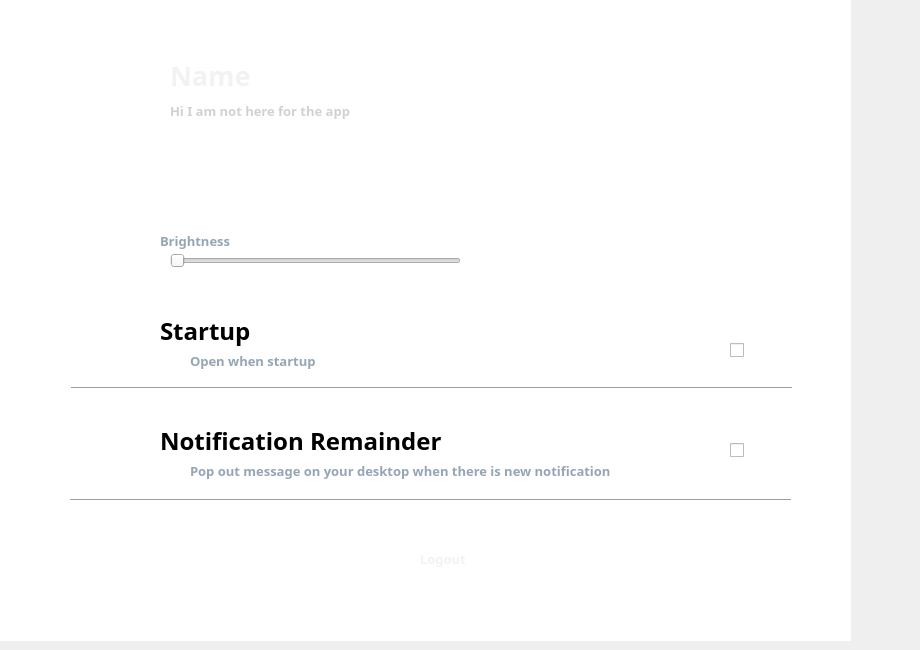
        <widget class="QWidget" name="settingpage_admin">
         <widget class="QLabel" name="style_6">
          <property name="geometry">
           <rect>
            <x>-54</x>
            <y>-45</y>
            <width>911</width>
            <height>281</height>
           </rect>
          </property>
          <property name="text">
           <string>&lt;html&gt;&lt;head/&gt;&lt;body&gt;&lt;p&gt;&lt;img src=&quot;:/admin/Admin/style3.png&quot;width=&quot;1000&quot; height=&quot;200&quot;/&gt;&lt;/p&gt;&lt;/body&gt;&lt;/html&gt;</string>
          </property>
         </widget>
         <widget class="QLabel" name="avatar_6">
          <property name="geometry">
           <rect>
            <x>30</x>
            <y>30</y>
            <width>131</width>
            <height>131</height>
           </rect>
          </property>
          <property name="text">
           <string>&lt;html&gt;&lt;head/&gt;&lt;body&gt;&lt;p&gt;&lt;img src=&quot;:/User/User/Avatar.png&quot; height=&quot;130&quot; weight=&quot;130&quot;/&gt;&lt;/p&gt;&lt;/body&gt;&lt;/html&gt;</string>
          </property>
         </widget>
         <widget class="QLabel" name="noticeTitle_2">
          <property name="geometry">
           <rect>
            <x>160</x>
            <y>420</y>
            <width>331</width>
            <height>41</height>
           </rect>
          </property>
          <property name="font">
           <font>
            <family>Bahnschrift SemiBold</family>
            <pointsize>18</pointsize>
            <weight>75</weight>
            <bold>true</bold>
           </font>
          </property>
          <property name="styleSheet">
           <string notr="true"/>
          </property>
          <property name="text">
           <string>Notification Remainder</string>
          </property>
         </widget>
         <widget class="QLabel" name="startupTitle_2">
          <property name="geometry">
           <rect>
            <x>160</x>
            <y>310</y>
            <width>201</width>
            <height>41</height>
           </rect>
          </property>
          <property name="font">
           <font>
            <family>Bahnschrift SemiBold</family>
            <pointsize>18</pointsize>
            <weight>75</weight>
            <bold>true</bold>
           </font>
          </property>
          <property name="styleSheet">
           <string notr="true"/>
          </property>
          <property name="text">
           <string>Startup</string>
          </property>
         </widget>
         <widget class="QPushButton" name="logoutBtn_2">
          <property name="geometry">
           <rect>
            <x>290</x>
            <y>530</y>
            <width>271</width>
            <height>61</height>
           </rect>
          </property>
          <property name="text">
           <string/>
          </property>
          <property name="icon">
           <iconset resource="images_and_icons/SignInRegPage.qrc">
            <normaloff>:/User/User/btn2.png</normaloff>:/User/User/btn2.png</iconset>
          </property>
          <property name="iconSize">
           <size>
            <width>250</width>
            <height>300</height>
           </size>
          </property>
          <property name="flat">
           <bool>true</bool>
          </property>
         </widget>
         <widget class="QCheckBox" name="noticecheckBox_2">
          <property name="geometry">
           <rect>
            <x>730</x>
            <y>440</y>
            <width>81</width>
            <height>20</height>
           </rect>
          </property>
          <property name="text">
           <string/>
          </property>
         </widget>
         <widget class="QLabel" name="brightTitle_2">
          <property name="geometry">
           <rect>
            <x>160</x>
            <y>230</y>
            <width>111</width>
            <height>21</height>
           </rect>
          </property>
          <property name="font">
           <font>
            <family>Bahnschrift SemiBold</family>
            <pointsize>10</pointsize>
            <weight>75</weight>
            <bold>true</bold>
           </font>
          </property>
          <property name="styleSheet">
           <string notr="true">color: rgb(149, 165, 180);</string>
          </property>
          <property name="text">
           <string>Brightness</string>
          </property>
         </widget>
         <widget class="QCheckBox" name="startupcheckBox_2">
          <property name="geometry">
           <rect>
            <x>730</x>
            <y>340</y>
            <width>81</width>
            <height>20</height>
           </rect>
          </property>
          <property name="text">
           <string/>
          </property>
         </widget>
         <widget class="QLabel" name="brightLogo_2">
          <property name="geometry">
           <rect>
            <x>80</x>
            <y>220</y>
            <width>61</width>
            <height>71</height>
           </rect>
          </property>
          <property name="text">
           <string>&lt;html&gt;&lt;head/&gt;&lt;body&gt;&lt;p&gt;&lt;img src=&quot;:/User/User/sun.png&quot; width=&quot;60&quot;/&gt;&lt;/p&gt;&lt;/body&gt;&lt;/html&gt;</string>
          </property>
         </widget>
         <widget class="QLabel" name="startupLogo_2">
          <property name="geometry">
           <rect>
            <x>80</x>
            <y>320</y>
            <width>61</width>
            <height>71</height>
           </rect>
          </property>
          <property name="text">
           <string>&lt;html&gt;&lt;head/&gt;&lt;body&gt;&lt;p&gt;&lt;img src=&quot;:/User/User/windows.png&quot; width=&quot;60&quot;/&gt;&lt;/p&gt;&lt;/body&gt;&lt;/html&gt;</string>
          </property>
         </widget>
         <widget class="Line" name="line_20">
          <property name="geometry">
           <rect>
            <x>70</x>
            <y>490</y>
            <width>721</width>
            <height>20</height>
           </rect>
          </property>
          <property name="styleSheet">
           <string notr="true">color: rgb(167, 165, 165);</string>
          </property>
          <property name="orientation">
           <enum>Qt::Horizontal</enum>
          </property>
         </widget>
         <widget class="QLabel" name="NotifSetLogo_2">
          <property name="geometry">
           <rect>
            <x>80</x>
            <y>420</y>
            <width>61</width>
            <height>71</height>
           </rect>
          </property>
          <property name="text">
           <string>&lt;html&gt;&lt;head/&gt;&lt;body&gt;&lt;p&gt;&lt;img src=&quot;:/User/User/notifications  black.png&quot; width=&quot;60&quot;/&gt;&lt;/p&gt;&lt;/body&gt;&lt;/html&gt;</string>
          </property>
         </widget>
         <widget class="QLabel" name="name_8">
          <property name="geometry">
           <rect>
            <x>170</x>
            <y>50</y>
            <width>501</width>
            <height>51</height>
           </rect>
          </property>
          <property name="font">
           <font>
            <family>Bahnschrift SemiBold</family>
            <pointsize>20</pointsize>
            <weight>75</weight>
            <bold>true</bold>
           </font>
          </property>
          <property name="styleSheet">
           <string notr="true">color: rgb(242, 242, 242);</string>
          </property>
          <property name="text">
           <string>Name</string>
          </property>
         </widget>
         <widget class="QLabel" name="startupCaption_2">
          <property name="geometry">
           <rect>
            <x>190</x>
            <y>350</y>
            <width>151</width>
            <height>21</height>
           </rect>
          </property>
          <property name="font">
           <font>
            <family>Bahnschrift SemiBold</family>
            <pointsize>10</pointsize>
            <weight>75</weight>
            <bold>true</bold>
           </font>
          </property>
          <property name="styleSheet">
           <string notr="true">color: rgb(149, 165, 180);</string>
          </property>
          <property name="text">
           <string>Open when startup</string>
          </property>
         </widget>
         <widget class="QLabel" name="caption_6">
          <property name="geometry">
           <rect>
            <x>170</x>
            <y>100</y>
            <width>511</width>
            <height>21</height>
           </rect>
          </property>
          <property name="font">
           <font>
            <family>Bahnschrift SemiBold</family>
            <pointsize>10</pointsize>
            <weight>75</weight>
            <bold>true</bold>
           </font>
          </property>
          <property name="styleSheet">
           <string notr="true">color: rgb(209, 209, 209);</string>
          </property>
          <property name="text">
           <string>Hi I am not here for the app</string>
          </property>
         </widget>
         <widget class="QLabel" name="noticeCaption_2">
          <property name="geometry">
           <rect>
            <x>190</x>
            <y>460</y>
            <width>491</width>
            <height>21</height>
           </rect>
          </property>
          <property name="font">
           <font>
            <family>Bahnschrift SemiBold</family>
            <pointsize>10</pointsize>
            <weight>75</weight>
            <bold>true</bold>
           </font>
          </property>
          <property name="styleSheet">
           <string notr="true">color: rgb(149, 165, 180);</string>
          </property>
          <property name="text">
           <string>Pop out message on your desktop when there is new notification</string>
          </property>
         </widget>
         <widget class="QSlider" name="brightnessSlider_2">
          <property name="geometry">
           <rect>
            <x>170</x>
            <y>250</y>
            <width>291</width>
            <height>22</height>
           </rect>
          </property>
          <property name="orientation">
           <enum>Qt::Horizontal</enum>
          </property>
          <property name="tickPosition">
           <enum>QSlider::NoTicks</enum>
          </property>
         </widget>
         <widget class="QLabel" name="bg_6">
          <property name="geometry">
           <rect>
            <x>0</x>
            <y>0</y>
            <width>851</width>
            <height>641</height>
           </rect>
          </property>
          <property name="styleSheet">
           <string notr="true">background-color: rgb(255, 255, 255);</string>
          </property>
          <property name="text">
           <string/>
          </property>
         </widget>
         <widget class="Line" name="line_21">
          <property name="geometry">
           <rect>
            <x>71</x>
            <y>378</y>
            <width>721</width>
            <height>20</height>
           </rect>
          </property>
          <property name="styleSheet">
           <string notr="true">color: rgb(167, 165, 165);</string>
          </property>
          <property name="orientation">
           <enum>Qt::Horizontal</enum>
          </property>
         </widget>
         <widget class="QLabel" name="label_10">
          <property name="geometry">
           <rect>
            <x>371</x>
            <y>540</y>
            <width>41</width>
            <height>41</height>
           </rect>
          </property>
          <property name="text">
           <string>&lt;html&gt;&lt;head/&gt;&lt;body&gt;&lt;p&gt;&lt;img src=&quot;:/User/User/logout.png&quot; width=&quot;35&quot;/&gt;&lt;/p&gt;&lt;/body&gt;&lt;/html&gt;</string>
          </property>
         </widget>
         <widget class="QLabel" name="logoutTitle_2">
          <property name="geometry">
           <rect>
            <x>420</x>
            <y>548</y>
            <width>91</width>
            <height>21</height>
           </rect>
          </property>
          <property name="font">
           <font>
            <family>Bahnschrift SemiBold</family>
            <pointsize>10</pointsize>
            <weight>75</weight>
            <bold>true</bold>
           </font>
          </property>
          <property name="styleSheet">
           <string notr="true">color: rgb(242, 242, 242);</string>
          </property>
          <property name="text">
           <string>Logout</string>
          </property>
         </widget>
         <zorder>bg_6</zorder>
         <zorder>style_6</zorder>
         <zorder>avatar_6</zorder>
         <zorder>noticeTitle_2</zorder>
         <zorder>startupTitle_2</zorder>
         <zorder>logoutBtn_2</zorder>
         <zorder>noticecheckBox_2</zorder>
         <zorder>brightTitle_2</zorder>
         <zorder>startupcheckBox_2</zorder>
         <zorder>brightLogo_2</zorder>
         <zorder>startupLogo_2</zorder>
         <zorder>line_20</zorder>
         <zorder>NotifSetLogo_2</zorder>
         <zorder>name_8</zorder>
         <zorder>startupCaption_2</zorder>
         <zorder>caption_6</zorder>
         <zorder>noticeCaption_2</zorder>
         <zorder>brightnessSlider_2</zorder>
         <zorder>line_21</zorder>
         <zorder>label_10</zorder>
         <zorder>logoutTitle_2</zorder>
        </widget>
